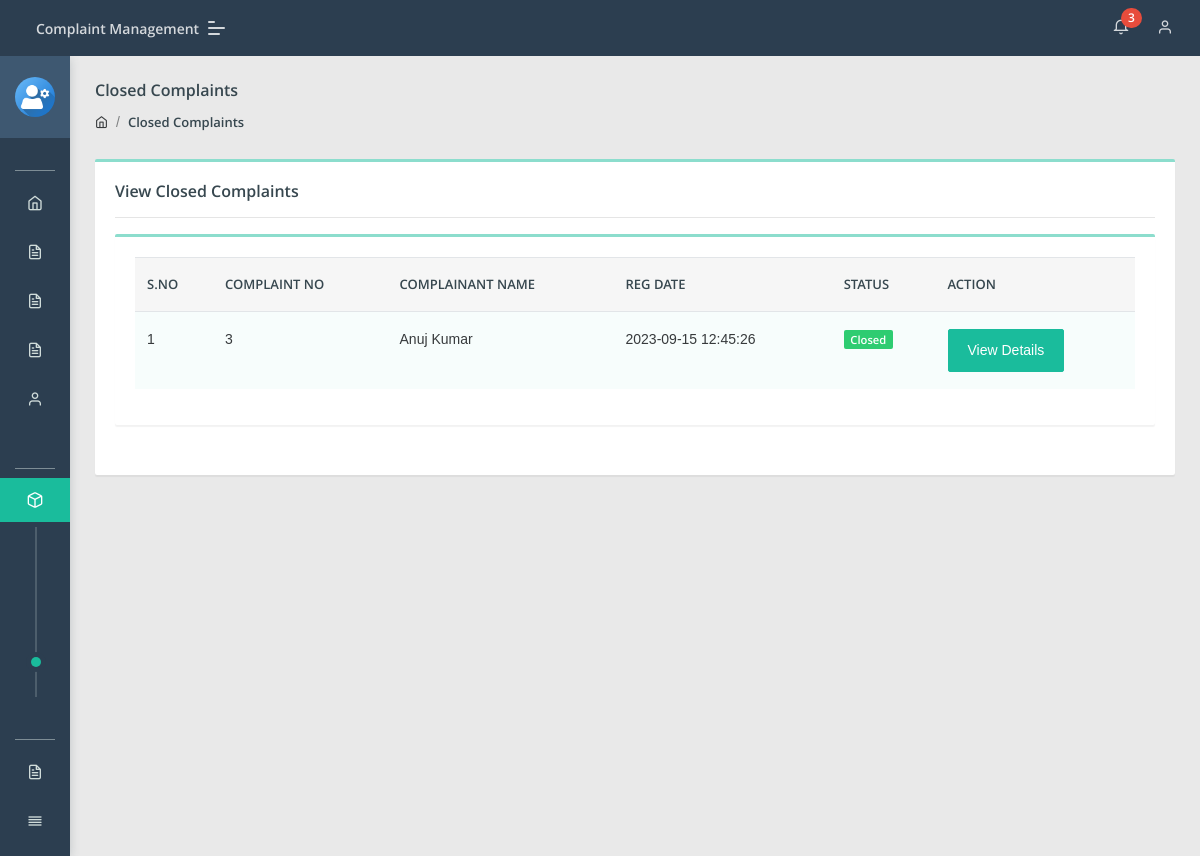
The app's page /admin/closed-complaint.php (signed in) with its own data.
### tables this page shows
CREATE TABLE `tblcomplaints` (
  `complaintNumber` int(11) NOT NULL,
  `userId` int(11) DEFAULT NULL,
  `category` int(11) DEFAULT NULL,
  `subcategory` varchar(255) DEFAULT NULL,
  `complaintType` varchar(255) DEFAULT NULL,
  `state` varchar(255) DEFAULT NULL,
  `noc` varchar(255) DEFAULT NULL,
  `complaintDetails` mediumtext DEFAULT NULL,
  `complaintFile` varchar(255) DEFAULT NULL,
  `regDate` timestamp NULL DEFAULT current_timestamp(),
  `status` varchar(50) DEFAULT NULL,
  `lastUpdationDate` timestamp NULL DEFAULT NULL ON UPDATE current_timestamp()
);

CREATE TABLE `users` (
  `id` int(11) NOT NULL,
  `fullName` varchar(255) DEFAULT NULL,
  `userEmail` varchar(255) DEFAULT NULL,
  `password` varchar(255) DEFAULT NULL,
  `contactNo` bigint(11) DEFAULT NULL,
  `address` tinytext DEFAULT NULL,
  `State` varchar(255) DEFAULT NULL,
  `country` varchar(255) DEFAULT NULL,
  `pincode` int(6) DEFAULT NULL,
  `userImage` varchar(255) DEFAULT NULL,
  `regDate` timestamp NOT NULL DEFAULT current_timestamp(),
  `updationDate` timestamp NULL DEFAULT NULL,
  `status` int(1) DEFAULT NULL
);

### admin/closed-complaint.php (the view, shortened to what this page needs)
<?php
include('include/config.php');
if(strlen($_SESSION['aid'])==0)
    {
header('location:index.php');
}
else{
?>
<!DOCTYPE html>
<html lang="en">
<head>
    <link rel="stylesheet" href="assets/css/style.css">
</head>
<body class="">
	<?php include('include/sidebar.php');?>
	<?php include('include/header.php');?>
<section class="pcoded-main-container">
    <div class="pcoded-content">
        <div class="page-header">
            <div class="page-block">
                <div class="row align-items-center">
                    <div class="col-md-12">
                        <div class="page-header-title">
                            <h5 class="m-b-10">Closed Complaints</h5>
                        </div>
                        <ul class="breadcrumb">
                            <li class="breadcrumb-item"><a href="dashboard.php"><i class="feather icon-home"></i></a></li>
                            <li class="breadcrumb-item"><a href="closed-complaint.php">Closed Complaints</a></li>
                        </ul>
                    </div>
                </div>
            </div>
        </div>
        <div class="row">
            <div class="col-sm-12">
                <div class="card">
                    <div class="card-body">
                        <h5>View Closed Complaints</h5>
                        <hr>
                      <div class="row">
                            <div class="col-xl-12">
                <div class="card">
                    <div class="card-body table-border-style">
                        <div class="table-responsive">
                            <table class="table table-striped">
                                <thead>
                                        <tr><th>S.No</th>
											<th>Complaint No</th>
											<th>Complainant Name</th>
											<th>Reg Date</th>
											<th>Status</th>
											<th>Action</th>
										</tr>
                                </thead>
                                <tbody>
                                    <?php
$st='closed';
$query=mysqli_query($con,"select tblcomplaints.*,users.fullName as name from tblcomplaints join users on users.id=tblcomplaints.userId where tblcomplaints.status='$st'");
$cnt=1;
while($row=mysqli_fetch_array($query))
{
?>
                                        <tr>
                                            <td><?php echo htmlentities($cnt);?></td>
                                            <td><?php echo htmlentities($row['complaintNumber']);?></td>
                                            <td><?php echo htmlentities($row['name']);?></td>
                                            <td> <?php echo htmlentities($row['regDate']);?></td>
                                                                                   <td>
                                                <?php $status=$row['status'];
                                                if($status==''): ?>
                                                <span class="badge badge-danger">Not Processed Yet</span>
                                            <?php elseif($status=='in process'):?>
                                             <span class="badge badge-warning">In Process</span>
                                         <?php elseif($status=='closed'):?>
                                             <span class="badge badge-success">Closed</span>
                                         <?php endif;?>
</td>
<td>   <a href="complaint-details.php?cid=<?php echo htmlentities($row['complaintNumber']);?>" class="btn btn-primary"> View Details</a>
											</td>
                                        </tr>
                                        <?php $cnt=$cnt+1; } ?>
                                </tbody>
                            </table>
                        </div>
                    </div>
                </div>
            </div>
                        </div>
                    </div>
                </div>
            </div>
        </div>
    </div>
</section>
</body>
</html>
<?php } ?>

### records on screen
tblcomplaints: complaintNumber "3", userId.fullName "Anuj Kumar", regDate "2023-09-15 12:45:26", status "Closed"

### other values on screen
$num1 "3"
